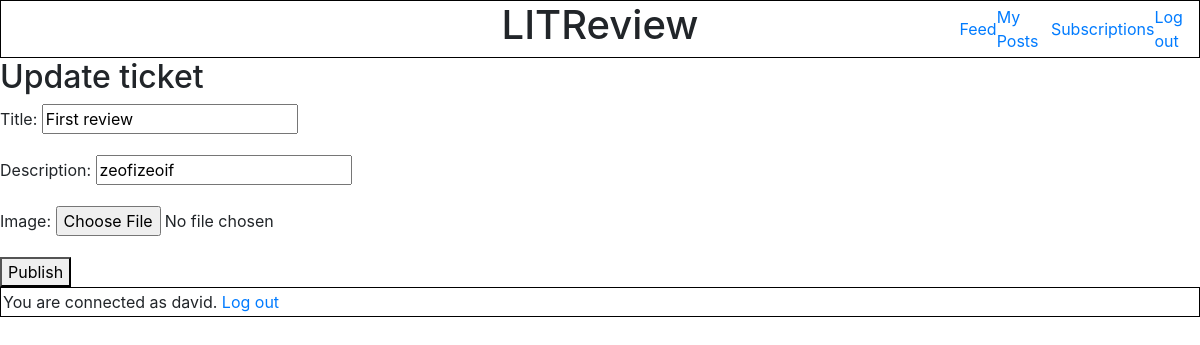
Page /feedapp/2/ticket_update (signed in) on the committed database.
### feedapp/models.py (models this page shows, shortened)
class Ticket(models.Model):
    title = models.CharField(max_length=128)
    description = models.CharField(max_length=2048, blank=True)
    user = models.ForeignKey(settings.AUTH_USER_MODEL, on_delete=models.CASCADE)
    image = models.ImageField(null=True, blank=True)
    time_created = models.DateTimeField(auto_now_add=True)
    IMAGE_MAX_SIZE = (100, 100)

### authentication/models.py (models this page shows)
class User(AbstractUser):
    username = models.CharField(max_length=20, unique=True)
    USERNAME_FIELD = 'username'

### feedapp/views.py (the view, shortened to what this page needs)
# urls.py: path('feedapp/<int:ticket_id>/ticket_update', modify_ticket, name='ticket_update'),
@login_required
def modify_ticket(request, ticket_id):
    ticket = get_object_or_404(models.Ticket, id=ticket_id)
    form = forms.TicketForm(instance=ticket)
    return render(request, 'feedapp/ticket_update.html', context={'ticket_update': form})

### feedapp/forms.py
class TicketForm(forms.ModelForm):
    edit_form = forms.BooleanField(widget=forms.HiddenInput, initial=True)
    class Meta:
        model = models.Ticket
        fields = ['title', 'description', 'image']

### feedapp/templates/feedapp/ticket_update.html (shortened to what this page needs)
{% extends 'base.html' %}
    {% block content %}
        <h2>Update ticket</h2>
        <form method="post">
          {{ ticket_update.as_p }}
          <button type="submit">Publish</button>
        </form>
    {% endblock content %}

### templates/base.html (shortened to what this page needs)
<!DOCTYPE html>
<html lang="en">
<head>
    {% load static %}
    <link rel="stylesheet" href="{% static 'style.css' %}">
    <link rel="stylesheet" href="https://cdn.jsdelivr.net/npm/bootstrap@4.3.1/dist/css/bootstrap.min.css">
    <link rel="stylesheet" href="https://cdnjs.cloudflare.com/ajax/libs/font-awesome/4.7.0/css/font-awesome.min.css">
</head>
<body>
    <header class="base_header">
        <div id="header_spaceholder"></div>
        <div class="header_h1"><h1>LITReview</h1></div>
      <nav>
          <a href="{% url 'home_page' %}">Feed</a>
          <a href="{% url 'my_posts_page' %}">My Posts</a>
          <a href="{% url 'subscription_page' %}">Subscriptions</a>
          {% if user.is_authenticated %}
            <a href="{% url 'logout_page' %}">Log out</a>
          {% endif %}
      </nav>
    </header>
  {% block content %} {% endblock content %}
  {% if user.is_authenticated %}
    <footer>You are connected as {{ user }}. <a href="{% url 'logout_page' %}">Log out</a></footer>
  {% endif %}
</body>
</html>

### static/style.css (style rules this page uses)
.base_header { border: 1px black solid; display: flex; justify-content: center; }
.base_header nav { display: flex; flex: 0.3; justify-content: space-around; align-items: center; text-decoration: none; }
.base_header #header_spaceholder { flex: 0.3; }
.base_header .header_h1 { display: flex; flex: 0.9; justify-content: center; align-items: center; }
footer { border: 1px black solid; display: flex; width: 100%; padding: 2px; }

### rows in the picture
Ticket: title "First review", description "zeofizeoif"
User: username "david"
